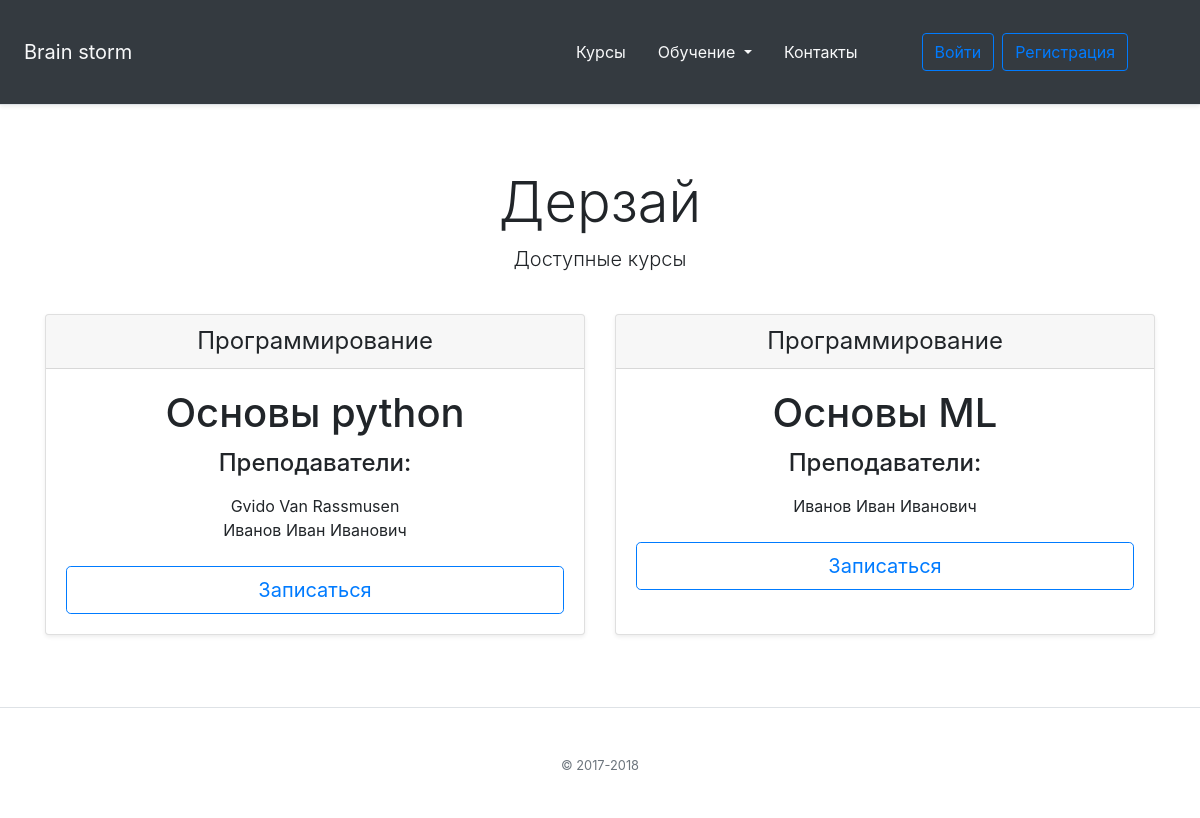
Page /courses/ on the committed database.
### online_school/models.py (models this page shows, shortened)
class AbstractTitleDescMixin(models.Model):
    class Meta:
        abstract = True
    title = models.CharField(max_length=255)
    desc = models.TextField(max_length=255)

class AbstractDateTimeMixin(models.Model):
    class Meta:
        abstract = True
    created = models.DateTimeField(auto_now_add=True)
    updated = models.DateTimeField(auto_now=True)

class Course(AbstractTitleDescMixin, AbstractDateTimeMixin):
    class Meta:
        ordering = ('id',)
    created = models.DateTimeField(auto_now_add=True)
    type = models.ForeignKey('TypeCourse', null=True, blank=True, on_delete=models.SET_NULL)
    teachers = models.ManyToManyField('Teacher', related_name='Course')

class TypeCourse(AbstractDateTimeMixin):
    class Meta:
        ordering = ('id',)
    name = models.CharField(max_length=50)
    def __str__(self):
        return f'{self.name}'

class AbstractPeopleNamesMixin(models.Model):
    class Meta:
        abstract = True
    last_name = models.CharField(max_length=255)
    first_name = models.CharField(max_length=255)
    patronymic = models.CharField(max_length=255)

class Teacher(AbstractPeopleNamesMixin, AbstractDateTimeMixin):
    class Meta:
        ordering = ('id',)
    courses = models.ManyToManyField('Course', blank=True, null=True, related_name='Teacher', through='Course_Teachers')
    def __str__(self):
        return f'{self.last_name} {self.first_name} {self.patronymic}'

### online_school/views.py (the view)
# urls.py: path('courses/', views.CoursesListView.as_view(), name='courses'),
class CoursesListView(ListView):
    template_name = 'online_school/courses.html'
    model = Course

### online_school/templates/online_school/courses.html
{% extends 'online_school/base.html' %}
{% block body %}
    <div class="pricing-header px-3 py-3 pt-md-5 pb-md-4 mx-auto text-center">
        <h1 class="display-4">Дерзай</h1>
        <p class="lead">Доступные курсы</p>
    </div>
    <div class="container">
        <div class="card-deck mb-3 text-center">
            {% for course in object_list %}
            <div class="card mb-4 shadow-sm">
                <div class="card-header">
                    <h4 class="my-0 font-weight-normal">{{course.type}}</h4>
                </div>
                <div class="card-body">
                    <h1 class="card-title pricing-card-title">
                       {{course.title}}
                    </h1>
                    <h4>Преподаватели:</h4>
                    <ul class="list-unstyled mt-3 mb-4">
                        {% for teacher in course.teachers.all %}
                            <li>{{ teacher }}</li>
                        {% endfor %}
                    </ul>
                    <button type="button" class="btn btn-lg btn-block btn-outline-primary">Записаться</button>
                </div>
            </div>
            {% endfor %}
        </div>
    </div>
{% endblock %}

### rows in the picture
Course: type "Программирование", title "Основы python"
Teacher: last_name+first_name+patronymic "Gvido Van Rassmusen"
Teacher: last_name+first_name+patronymic "Иванов Иван Иванович"
Course: type "Программирование", title "Основы ML"
